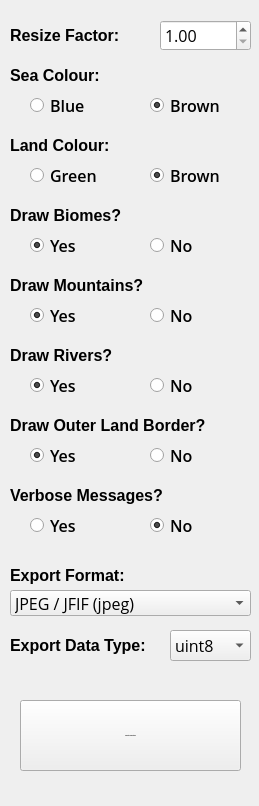
      <widget class="QWidget" name="pgAncient">
       <property name="geometry">
        <rect>
         <x>0</x>
         <y>0</y>
         <width>259</width>
         <height>806</height>
        </rect>
       </property>
       <attribute name="label">
        <string>Ancient Map Options</string>
       </attribute>
       <widget class="QGroupBox" name="grpBiomes">
        <property name="geometry">
         <rect>
          <x>10</x>
          <y>230</y>
          <width>241</width>
          <height>31</height>
         </rect>
        </property>
        <property name="styleSheet">
         <string notr="true">font-family: Open Sans;
font-size: 16px;
font-style: normal;
font-variant: normal;
font-weight: 500;
border:0;</string>
        </property>
        <property name="title">
         <string/>
        </property>
        <widget class="QRadioButton" name="rdoBiomesYes_3">
         <property name="geometry">
          <rect>
           <x>20</x>
           <y>0</y>
           <width>86</width>
           <height>31</height>
          </rect>
         </property>
         <property name="text">
          <string>Yes</string>
         </property>
         <property name="checked">
          <bool>true</bool>
         </property>
        </widget>
        <widget class="QRadioButton" name="rdoBiomesNo_3">
         <property name="geometry">
          <rect>
           <x>140</x>
           <y>0</y>
           <width>86</width>
           <height>31</height>
          </rect>
         </property>
         <property name="text">
          <string>No</string>
         </property>
         <property name="checked">
          <bool>false</bool>
         </property>
        </widget>
       </widget>
       <widget class="QLabel" name="label_36">
        <property name="geometry">
         <rect>
          <x>10</x>
          <y>60</y>
          <width>241</width>
          <height>31</height>
         </rect>
        </property>
        <property name="font">
         <font>
          <pointsize>12</pointsize>
          <weight>75</weight>
          <bold>true</bold>
         </font>
        </property>
        <property name="text">
         <string>Sea Colour:</string>
        </property>
       </widget>
       <widget class="QGroupBox" name="grpSea">
        <property name="geometry">
         <rect>
          <x>10</x>
          <y>90</y>
          <width>241</width>
          <height>31</height>
         </rect>
        </property>
        <property name="styleSheet">
         <string notr="true">font-family: Open Sans;
font-size: 16px;
font-style: normal;
font-variant: normal;
font-weight: 500;
border:0;</string>
        </property>
        <property name="title">
         <string/>
        </property>
        <widget class="QRadioButton" name="rdoSeaBlue_3">
         <property name="geometry">
          <rect>
           <x>20</x>
           <y>0</y>
           <width>86</width>
           <height>31</height>
          </rect>
         </property>
         <property name="text">
          <string>Blue</string>
         </property>
        </widget>
        <widget class="QRadioButton" name="rdoSeaBrown_3">
         <property name="geometry">
          <rect>
           <x>140</x>
           <y>0</y>
           <width>86</width>
           <height>31</height>
          </rect>
         </property>
         <property name="text">
          <string>Brown</string>
         </property>
         <property name="checked">
          <bool>true</bool>
         </property>
        </widget>
       </widget>
       <widget class="QComboBox" name="cboAncData">
        <property name="geometry">
         <rect>
          <x>170</x>
          <y>630</y>
          <width>81</width>
          <height>31</height>
         </rect>
        </property>
        <property name="font">
         <font>
          <family>Open Sans</family>
          <pointsize>12</pointsize>
         </font>
        </property>
        <property name="currentIndex">
         <number>0</number>
        </property>
        <item>
         <property name="text">
          <string>uint8</string>
         </property>
        </item>
        <item>
         <property name="text">
          <string>int16</string>
         </property>
        </item>
        <item>
         <property name="text">
          <string>uint16</string>
         </property>
        </item>
        <item>
         <property name="text">
          <string>int32</string>
         </property>
        </item>
        <item>
         <property name="text">
          <string>uint32</string>
         </property>
        </item>
        <item>
         <property name="text">
          <string>int64</string>
         </property>
        </item>
        <item>
         <property name="text">
          <string>uint64</string>
         </property>
        </item>
        <item>
         <property name="text">
          <string>float16</string>
         </property>
        </item>
        <item>
         <property name="text">
          <string>float32</string>
         </property>
        </item>
        <item>
         <property name="text">
          <string>float64</string>
         </property>
        </item>
       </widget>
       <widget class="QLabel" name="label_37">
        <property name="geometry">
         <rect>
          <x>10</x>
          <y>200</y>
          <width>241</width>
          <height>31</height>
         </rect>
        </property>
        <property name="font">
         <font>
          <pointsize>12</pointsize>
          <weight>75</weight>
          <bold>true</bold>
         </font>
        </property>
        <property name="text">
         <string>Draw Biomes?</string>
        </property>
       </widget>
       <widget class="QLabel" name="label_42">
        <property name="geometry">
         <rect>
          <x>10</x>
          <y>560</y>
          <width>161</width>
          <height>31</height>
         </rect>
        </property>
        <property name="font">
         <font>
          <pointsize>12</pointsize>
          <weight>75</weight>
          <bold>true</bold>
         </font>
        </property>
        <property name="text">
         <string>Export Format:</string>
        </property>
       </widget>
       <widget class="QLabel" name="label_40">
        <property name="geometry">
         <rect>
          <x>10</x>
          <y>410</y>
          <width>241</width>
          <height>31</height>
         </rect>
        </property>
        <property name="font">
         <font>
          <pointsize>12</pointsize>
          <weight>75</weight>
          <bold>true</bold>
         </font>
        </property>
        <property name="text">
         <string>Draw Outer Land Border?</string>
        </property>
       </widget>
       <widget class="QGroupBox" name="grpMountains">
        <property name="geometry">
         <rect>
          <x>10</x>
          <y>300</y>
          <width>241</width>
          <height>31</height>
         </rect>
        </property>
        <property name="styleSheet">
         <string notr="true">font-family: Open Sans;
font-size: 16px;
font-style: normal;
font-variant: normal;
font-weight: 500;
border:0;</string>
        </property>
        <property name="title">
         <string/>
        </property>
        <widget class="QRadioButton" name="rdoMountYes_3">
         <property name="geometry">
          <rect>
           <x>20</x>
           <y>0</y>
           <width>86</width>
           <height>31</height>
          </rect>
         </property>
         <property name="text">
          <string>Yes</string>
         </property>
         <property name="checked">
          <bool>true</bool>
         </property>
        </widget>
        <widget class="QRadioButton" name="rdoMountNo_3">
         <property name="geometry">
          <rect>
           <x>140</x>
           <y>0</y>
           <width>86</width>
           <height>31</height>
          </rect>
         </property>
         <property name="text">
          <string>No</string>
         </property>
         <property name="checked">
          <bool>false</bool>
         </property>
        </widget>
       </widget>
       <widget class="QGroupBox" name="grpRivers">
        <property name="geometry">
         <rect>
          <x>10</x>
          <y>370</y>
          <width>241</width>
          <height>31</height>
         </rect>
        </property>
        <property name="styleSheet">
         <string notr="true">font-family: Open Sans;
font-size: 16px;
font-style: normal;
font-variant: normal;
font-weight: 500;
border:0;</string>
        </property>
        <property name="title">
         <string/>
        </property>
        <widget class="QRadioButton" name="rdoRiverYes_3">
         <property name="geometry">
          <rect>
           <x>20</x>
           <y>0</y>
           <width>86</width>
           <height>31</height>
          </rect>
         </property>
         <property name="text">
          <string>Yes</string>
         </property>
         <property name="checked">
          <bool>true</bool>
         </property>
        </widget>
        <widget class="QRadioButton" name="rdoRiverNo_3">
         <property name="geometry">
          <rect>
           <x>140</x>
           <y>0</y>
           <width>86</width>
           <height>31</height>
          </rect>
         </property>
         <property name="text">
          <string>No</string>
         </property>
         <property name="checked">
          <bool>false</bool>
         </property>
        </widget>
       </widget>
       <widget class="QLabel" name="label_38">
        <property name="geometry">
         <rect>
          <x>10</x>
          <y>270</y>
          <width>241</width>
          <height>31</height>
         </rect>
        </property>
        <property name="font">
         <font>
          <pointsize>12</pointsize>
          <weight>75</weight>
          <bold>true</bold>
         </font>
        </property>
        <property name="text">
         <string>Draw Mountains?</string>
        </property>
       </widget>
       <widget class="QDoubleSpinBox" name="spnResize">
        <property name="geometry">
         <rect>
          <x>160</x>
          <y>20</y>
          <width>91</width>
          <height>31</height>
         </rect>
        </property>
        <property name="font">
         <font>
          <family>Open Sans</family>
          <pointsize>-1</pointsize>
         </font>
        </property>
        <property name="styleSheet">
         <string notr="true">font-family: Open Sans;
font-size: 16px;</string>
        </property>
        <property name="minimum">
         <double>1.000000000000000</double>
        </property>
        <property name="value">
         <double>1.000000000000000</double>
        </property>
       </widget>
       <widget class="QGroupBox" name="grpBorder">
        <property name="geometry">
         <rect>
          <x>10</x>
          <y>440</y>
          <width>241</width>
          <height>31</height>
         </rect>
        </property>
        <property name="styleSheet">
         <string notr="true">font-family: Open Sans;
font-size: 16px;
font-style: normal;
font-variant: normal;
font-weight: 500;
border:0;</string>
        </property>
        <property name="title">
         <string/>
        </property>
        <widget class="QRadioButton" name="rdoLandYes_3">
         <property name="geometry">
          <rect>
           <x>20</x>
           <y>0</y>
           <width>86</width>
           <height>31</height>
          </rect>
         </property>
         <property name="text">
          <string>Yes</string>
         </property>
         <property name="checked">
          <bool>true</bool>
         </property>
        </widget>
        <widget class="QRadioButton" name="rdoLandNo_3">
         <property name="geometry">
          <rect>
           <x>140</x>
           <y>0</y>
           <width>86</width>
           <height>31</height>
          </rect>
         </property>
         <property name="text">
          <string>No</string>
         </property>
         <property name="checked">
          <bool>false</bool>
         </property>
        </widget>
       </widget>
       <widget class="QLabel" name="label_39">
        <property name="geometry">
         <rect>
          <x>10</x>
          <y>340</y>
          <width>241</width>
          <height>31</height>
         </rect>
        </property>
        <property name="font">
         <font>
          <pointsize>12</pointsize>
          <weight>75</weight>
          <bold>true</bold>
         </font>
        </property>
        <property name="text">
         <string>Draw Rivers?</string>
        </property>
       </widget>
       <widget class="QLabel" name="label_41">
        <property name="geometry">
         <rect>
          <x>10</x>
          <y>630</y>
          <width>151</width>
          <height>31</height>
         </rect>
        </property>
        <property name="font">
         <font>
          <pointsize>12</pointsize>
          <weight>75</weight>
          <bold>true</bold>
         </font>
        </property>
        <property name="text">
         <string>Export Data Type:</string>
        </property>
       </widget>
       <widget class="QLabel" name="label_35">
        <property name="geometry">
         <rect>
          <x>10</x>
          <y>20</y>
          <width>121</width>
          <height>31</height>
         </rect>
        </property>
        <property name="font">
         <font>
          <pointsize>12</pointsize>
          <weight>75</weight>
          <bold>true</bold>
         </font>
        </property>
        <property name="text">
         <string>Resize Factor:</string>
        </property>
       </widget>
       <widget class="QComboBox" name="cboAncFormat">
        <property name="geometry">
         <rect>
          <x>10</x>
          <y>590</y>
          <width>241</width>
          <height>26</height>
         </rect>
        </property>
        <property name="font">
         <font>
          <family>Open Sans</family>
          <pointsize>12</pointsize>
         </font>
        </property>
        <property name="currentIndex">
         <number>0</number>
        </property>
        <property name="sizeAdjustPolicy">
         <enum>QComboBox::AdjustToContentsOnFirstShow</enum>
        </property>
        <item>
         <property name="text">
          <string>JPEG / JFIF (jpeg)</string>
         </property>
        </item>
        <item>
         <property name="text">
          <string>Portable Network Graphics (png)</string>
         </property>
        </item>
        <item>
         <property name="text">
          <string>Microsoft Windows Device Independent Bitmap (bmp)</string>
         </property>
        </item>
        <item>
         <property name="text">
          <string>Graphics Interchange Format (gif)</string>
         </property>
        </item>
        <item>
         <property name="text">
          <string>TIFF / BigTIFF / GeoTIFF (tif)</string>
         </property>
        </item>
        <item>
         <property name="text">
          <string>X11 Pixmap (xpm)</string>
         </property>
        </item>
        <item>
         <property name="text">
          <string>Arc/Info Binary Grid (adf)</string>
         </property>
        </item>
        <item>
         <property name="text">
          <string>Bathymetry Attributed Grid (bag)</string>
         </property>
        </item>
        <item>
         <property name="text">
          <string>BSB Nautical Chart Format (kap)</string>
         </property>
        </item>
        <item>
         <property name="text">
          <string>Envisat Image Product (n1)</string>
         </property>
        </item>
        <item>
         <property name="text">
          <string>Erdas Imagine (img)</string>
         </property>
        </item>
        <item>
         <property name="text">
          <string>Erdas Compressed Wavelets (ecw)</string>
         </property>
        </item>
        <item>
         <property name="text">
          <string>ERMapper (ers)</string>
         </property>
        </item>
        <item>
         <property name="text">
          <string>EUMETSAT Archive Native (nat)</string>
         </property>
        </item>
        <item>
         <property name="text">
          <string>FITS (fits)</string>
         </property>
        </item>
        <item>
         <property name="text">
          <string>GDAL Virtual (vrt)</string>
         </property>
        </item>
        <item>
         <property name="text">
          <string>Generic Tagged Arrays (gta)</string>
         </property>
        </item>
        <item>
         <property name="text">
          <string>In Memory Raster (mem)</string>
         </property>
        </item>
        <item>
         <property name="text">
          <string>Japanese DEM (mem)</string>
         </property>
        </item>
        <item>
         <property name="text">
          <string>Swedish Grid RIK (rik)</string>
         </property>
        </item>
        <item>
         <property name="text">
          <string>Terragen Heightfield (ter)</string>
         </property>
        </item>
        <item>
         <property name="text">
          <string>USGS ASCII DEM / CDED (dem)</string>
         </property>
        </item>
        <item>
         <property name="text">
          <string>USGS DOQ 1st Generation (doq)</string>
         </property>
        </item>
        <item>
         <property name="text">
          <string>USGS DOQ New Labelled (doq)</string>
         </property>
        </item>
        <item>
         <property name="text">
          <string>WMO GRIB1 / GRIB2 (grb)</string>
         </property>
        </item>
       </widget>
       <widget class="QPushButton" name="btnGenWorld_3">
        <property name="geometry">
         <rect>
          <x>20</x>
          <y>700</y>
          <width>221</width>
          <height>71</height>
         </rect>
        </property>
        <property name="font">
         <font>
          <pointsize>-1</pointsize>
          <weight>75</weight>
          <bold>true</bold>
         </font>
        </property>
        <property name="toolTip">
         <string>Generate Ancient Map</string>
        </property>
        <property name="text">
         <string>Generate Ancient Map</string>
        </property>
       </widget>
       <widget class="QLabel" name="label_43">
        <property name="geometry">
         <rect>
          <x>10</x>
          <y>480</y>
          <width>241</width>
          <height>31</height>
         </rect>
        </property>
        <property name="font">
         <font>
          <pointsize>12</pointsize>
          <weight>75</weight>
          <bold>true</bold>
         </font>
        </property>
        <property name="text">
         <string>Verbose Messages?</string>
        </property>
       </widget>
       <widget class="QGroupBox" name="grpVerbose_2">
        <property name="geometry">
         <rect>
          <x>10</x>
          <y>510</y>
          <width>241</width>
          <height>31</height>
         </rect>
        </property>
        <property name="styleSheet">
         <string notr="true">font-family: Open Sans;
font-size: 16px;
font-style: normal;
font-variant: normal;
font-weight: 500;
border:0;</string>
        </property>
        <property name="title">
         <string/>
        </property>
        <widget class="QRadioButton" name="rdoVerboseYes">
         <property name="geometry">
          <rect>
           <x>20</x>
           <y>0</y>
           <width>86</width>
           <height>31</height>
          </rect>
         </property>
         <property name="text">
          <string>Yes</string>
         </property>
         <property name="checked">
          <bool>false</bool>
         </property>
        </widget>
        <widget class="QRadioButton" name="rdoVerboseNo">
         <property name="geometry">
          <rect>
           <x>140</x>
           <y>0</y>
           <width>86</width>
           <height>31</height>
          </rect>
         </property>
         <property name="text">
          <string>No</string>
         </property>
         <property name="checked">
          <bool>true</bool>
         </property>
        </widget>
       </widget>
       <widget class="QLabel" name="label_48">
        <property name="geometry">
         <rect>
          <x>10</x>
          <y>130</y>
          <width>241</width>
          <height>31</height>
         </rect>
        </property>
        <property name="font">
         <font>
          <pointsize>12</pointsize>
          <weight>75</weight>
          <bold>true</bold>
         </font>
        </property>
        <property name="text">
         <string>Land Colour:</string>
        </property>
       </widget>
       <widget class="QGroupBox" name="grpLand">
        <property name="geometry">
         <rect>
          <x>10</x>
          <y>160</y>
          <width>241</width>
          <height>31</height>
         </rect>
        </property>
        <property name="styleSheet">
         <string notr="true">font-family: Open Sans;
font-size: 16px;
font-style: normal;
font-variant: normal;
font-weight: 500;
border:0;</string>
        </property>
        <property name="title">
         <string/>
        </property>
        <widget class="QRadioButton" name="rdoLandGreen">
         <property name="geometry">
          <rect>
           <x>20</x>
           <y>0</y>
           <width>86</width>
           <height>31</height>
          </rect>
         </property>
         <property name="text">
          <string>Green</string>
         </property>
        </widget>
        <widget class="QRadioButton" name="rdoLandBrown">
         <property name="geometry">
          <rect>
           <x>140</x>
           <y>0</y>
           <width>86</width>
           <height>31</height>
          </rect>
         </property>
         <property name="text">
          <string>Brown</string>
         </property>
         <property name="checked">
          <bool>true</bool>
         </property>
        </widget>
       </widget>
      </widget>
